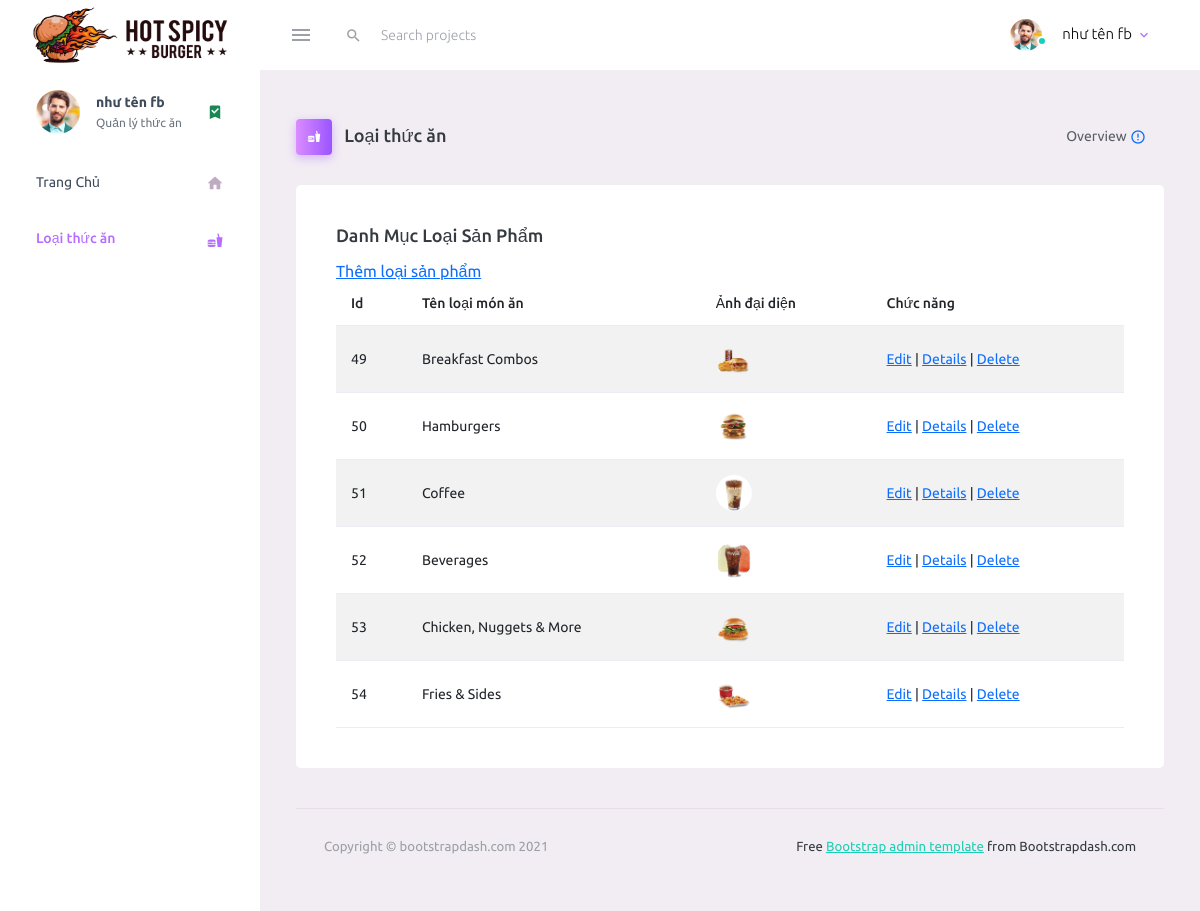
The app's page /index.php?controller=Category&action=index with its own data.
### tables this page shows
CREATE TABLE `tbl_category` (
  `id` int(10) UNSIGNED NOT NULL,
  `title` varchar(100) NOT NULL,
  `image_name` varchar(255) NOT NULL,
  `featured` varchar(10) NOT NULL,
  `active` varchar(10) NOT NULL
);

### Controllers/BaseController.php (called while the page is built, shortened)
<?php
class BaseController{
    protected function view($viewPath, array $data = []) {
        $viewPath = self::VIEW_FOLDER_NAME . '/' . str_replace('.', '/', $viewPath) . '.php';
        require($viewPath);
        $content = ob_get_clean();
        $layoutPath = self::VIEW_FOLDER_NAME . '/' . self::LAYOUT . '.php';
        require($layoutPath);
    }
}
?>

### Controllers/CategoryController.php (called while the page is built, shortened)
<?php
class CategoryController extends BaseController{
    private $categoryModel;
    private $pageHeader='Loại thức ăn';
    private $icon='mdi mdi-food';
    public function __construct()
    {
        $this->categoryModel=new CategoryModel();
    }
    public function index($tempdata=null)
    {
        $listcategory=$this->getallcategory();
        return $this->view('Categories.index',['ListCatogy'=>$listcategory,'tempdata'=>$tempdata,'pageHeader'=>$this->pageHeader,'icon'=>$this->icon]);
    }
    public function getallcategory()
    {
        $categories=$this->categoryModel->getallcategory();
        return $categories;
    }
}
?>

### index.php (called while the page is built, shortened)
<?php
require './Core/Database.php';
require './Controllers/BaseController.php';
require './Models/BaseModel.php';
$actionName=strtolower($_REQUEST['action']??'index');
$controllerObject=new $controllerName;
$controllerObject->$actionName();
?>

### Models/BaseModel.php (called while the page is built, shortened)
<?php
class BaseModel extends Database{
protected $BaseM_connect;
    public function __construct()
    {
        $this->BaseM_connect=$this->connect();
    }
    private function _query($sql)
    {
        return mysqli_query($this->BaseM_connect,$sql);
    }
    public function getAll($table,$column,$orderby,$limit)
    {
        $convert_column= implode(',',$column);
        $sql="select {$convert_column} from {$table} ";
        $result_query=$this->_query($sql);
        $data=[];
        while($row=mysqli_fetch_assoc($result_query))
        {
            array_push($data,$row);
        }
        return $data;
    }
}

### Core/Database.php (called while the page is built, shortened)
<?php
class Database{
    public function connect()
    {
        $connect= mysqli_connect(self::HOST,self::USERNAME,self::PASSWORD,self::DATABASE);
        mysqli_set_charset($connect,'utf8');
        if(mysqli_connect_errno()==0)
        {
            return $connect;
        }
    }
}
?>

### Models/CategoryModel.php (called while the page is built, shortened)
<?php
class CategoryModel extends BaseModel{
    public function getAllCategory($column=['*'],$orderby=['column','inOrde'],$limit=0)
    {
        if($limit==null)
        {
            $limit = 0;
        }
        return $this->getAll(self::TABLE,$column,$orderby,$limit);
    }
}
?>

### Views/Categories/index.php (the view, shortened to what this page needs)
<div class="col-12 grid-margin">
    <div class="card">
        <div class="card-body">
            <h4 class="card-title">Danh mục loại sản phẩm</h4>
            <a href="index.php?controller=Category&action=form_addnew">Thêm loại sản phẩm</a>
            <div class="table-responsive">
                <table class="table table-striped">
                    <thead>
                        <tr>
                        <th>
                                Id
                            </th>
                            <th>
                                Tên loại món ăn
                            </th>
                            <th>
                                Ảnh đại diện
                            </th>
                            <th>
                                Chức năng
                            </th>
                        </tr>
                    </thead>
                    <tbody>
                            <?php
                            foreach($ListCatogy as $item)
                            {
                            ?>
                            <tr>
                                <td>
                                    <?=  $item["id"] ?>
                                </td>
                                <td>
                                    <?=  $item["title"] ?>
                                </td>
                                <td>
                                    <img src="../foot_order_mvc/Core/assets/images/category/<?=  $item["image_name"]?>" alt=<?=  $item["title"] ?>>
                                </td>
                                <td>
                                  <a href="index.php?controller=Category&action=form_editcategory&id=<?= $item['id']?>">Edit</a> |
                                  <a href="index.php?controller=Category&action=detailcategory&id=<?= $item['id']?>">Details</a> |
                                  <a href="index.php?controller=Category&action=deletecategory&id=<?= $item['id']?>">Delete</a>
                                </td>
                            </tr>
                            <?php
                            }
                            ?>
                    </tbody>
                </table>
            </div>
        </div>
    </div>
</div>

### Views/Layout.php (shortened to what this page needs)
<!DOCTYPE html>
<html lang="en">
  <head>
    <link rel="stylesheet" href="../foot_order_mvc/Core/assets/vendors/mdi/css/materialdesignicons.min.css">
    <link rel="stylesheet" href="../foot_order_mvc/Core/assets/vendors/css/vendor.bundle.base.css">
    <link rel="stylesheet" href="../foot_order_mvc/Core/assets/css/style.css">
  </head>
  <body>
      <nav class="navbar default-layout-navbar col-lg-12 col-12 p-0 fixed-top d-flex flex-row">
        <div class="text-center navbar-brand-wrapper d-flex align-items-center justify-content-center">
          <a class="navbar-brand brand-logo" href="../foot_order_mvc"><img src="../foot_order_mvc/Core/assets/images/logo1.png" alt="logo"  style="width:calc(320px - 120px); height: 60px;"/></a>
        </div>
        <div class="navbar-menu-wrapper d-flex align-items-stretch">
          <button class="navbar-toggler navbar-toggler align-self-center" type="button" data-toggle="minimize">
            <span class="mdi mdi-menu"></span>
          </button>
          <div class="search-field d-none d-md-block">
            <form class="d-flex align-items-center h-100" action="#">
              <div class="input-group">
                <div class="input-group-prepend bg-transparent">
                  <i class="input-group-text border-0 mdi mdi-magnify"></i>
                </div>
                <input type="text" class="form-control bg-transparent border-0" placeholder="Search projects">
              </div>
            </form>
          </div>
          <ul class="navbar-nav navbar-nav-right">
            <li class="nav-item nav-profile dropdown">
              <a class="nav-link dropdown-toggle" id="profileDropdown" href="#" data-bs-toggle="dropdown" aria-expanded="false">
                <div class="nav-profile-img">
                  <img src="../foot_order_mvc/Core/assets/images/faces/face1.jpg" alt="image">
                  <span class="availability-status online"></span>
                </div>
                <div class="nav-profile-text">
                  <p class="mb-1 text-black">như tên fb</p>
                </div>
              </a>
            </li>
          </ul>
        </div>
      </nav>
      <div class="container-fluid page-body-wrapper">
        <nav class="sidebar sidebar-offcanvas" id="sidebar">
          <ul class="nav">
            <li class="nav-item nav-profile">
              <a href="#" class="nav-link">
                <div class="nav-profile-image">
                  <img src="../foot_order_mvc/Core/assets/images/faces/face1.jpg" alt="profile">
                </div>
                <div class="nav-profile-text d-flex flex-column">
                  <span class="font-weight-bold mb-2">như tên fb</span>
                  <span class="text-secondary text-small">Quản lý thức ăn</span>
                </div>
                <i class="mdi mdi-bookmark-check text-success nav-profile-badge"></i>
              </a>
            </li>
            <li class="nav-item">
              <a class="nav-link" href="../foot_order_mvc">
                <span class="menu-title">Trang Chủ</span>
                <i class="mdi mdi-home menu-icon"></i>
              </a>
            </li>
            <li class="nav-item">
              <a class="nav-link" href="index.php?controller=Category&action=index">
                <span class="menu-title">Loại thức ăn</span>
                <i class="mdi mdi mdi-food menu-icon"></i>
              </a>
            </li>
          </ul>
        </nav>
        <div class="main-panel">
          <div class="content-wrapper">
            <div class="page-header">
              <h3 class="page-title">
                <span class="page-title-icon bg-gradient-primary text-white me-2">
                  <i class="<?=$icon?>"></i>
                </span> <?=$pageHeader?>
              </h3>
              <nav aria-label="breadcrumb">
                <ul class="breadcrumb">
                  <li class="breadcrumb-item active" aria-current="page">
                    <span></span>Overview <i class="mdi mdi-alert-circle-outline icon-sm text-primary align-middle"></i>
                  </li>
                </ul>
              </nav>
            </div>
          <?= $content ?>
          <footer class="footer">
            <div class="container-fluid d-flex justify-content-between">
              <span class="text-muted d-block text-center text-sm-start d-sm-inline-block">Copyright © bootstrapdash.com 2021</span>
              <span class="float-none float-sm-end mt-1 mt-sm-0 text-end"> Free <a href="https://www.bootstrapdash.com/bootstrap-admin-template/" target="_blank">Bootstrap admin template</a> from Bootstrapdash.com</span>
            </div>
          </footer>
        </div>
      </div>
    </div>
  </body>
</html>

### records on screen
tbl_category: id "49", title "Breakfast Combos", image_name (picture)
tbl_category: id "50", title "Hamburgers", image_name (picture)
tbl_category: id "51", title "Coffee", image_name (picture)
tbl_category: id "52", title "Beverages", image_name (picture)
tbl_category: id "53", title "Chicken, Nuggets & More", image_name (picture)
tbl_category: id "54", title "Fries & Sides", image_name (picture)

### other values on screen
$pageHeader "Loại thức ăn"
